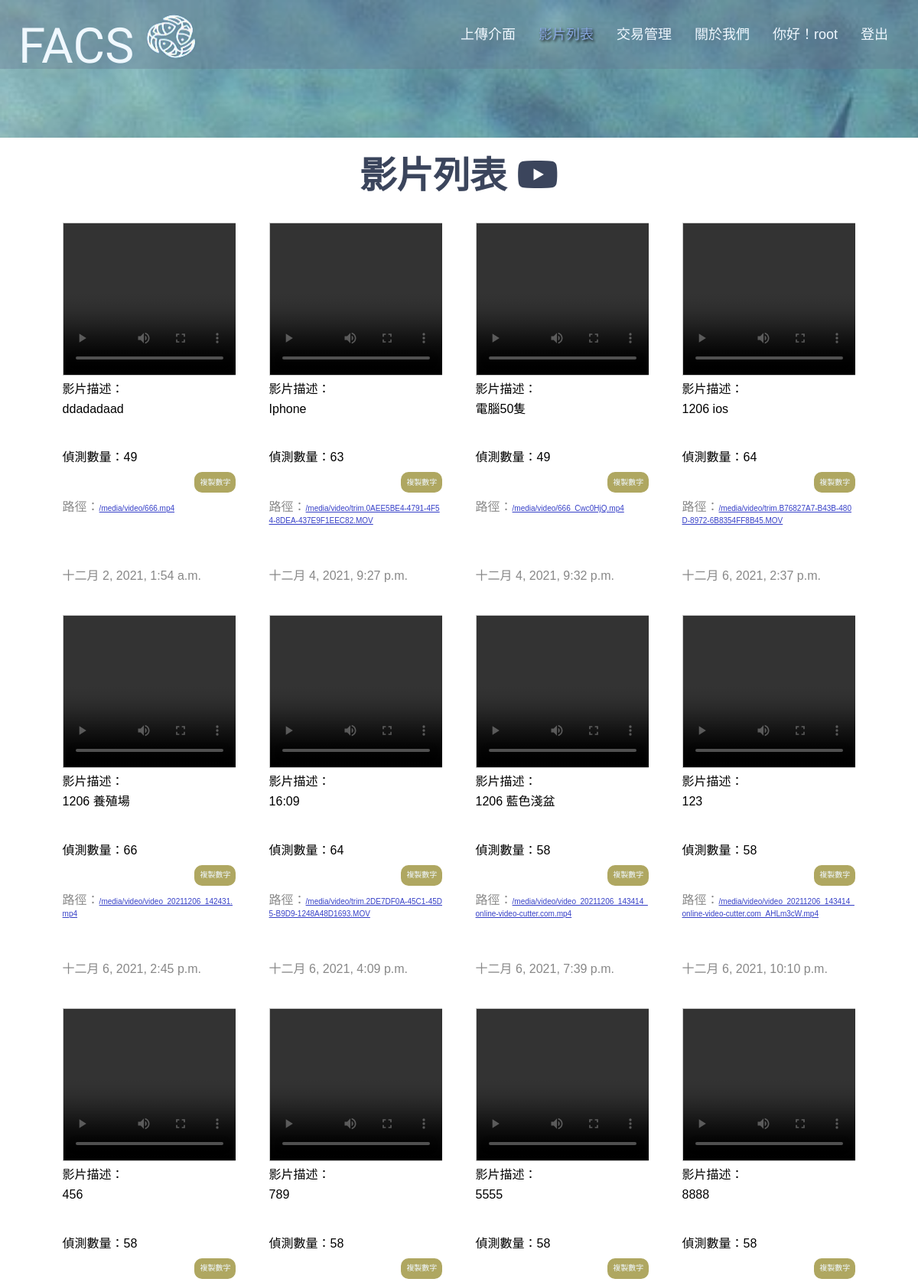
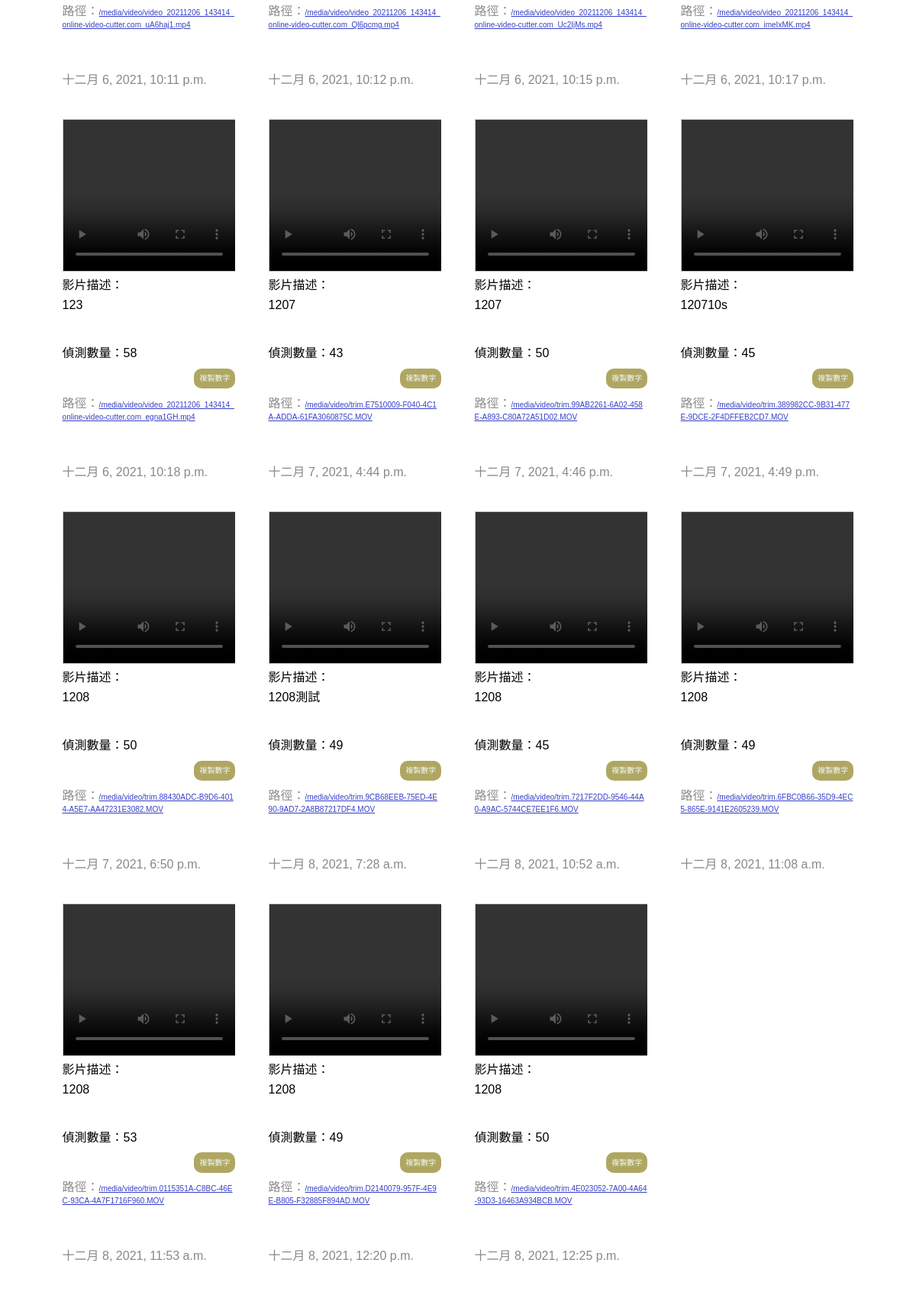
The page /videos/ (signed in, upper part) on the database its author committed (2 pictures, top to bottom).
### fish_app/models.py (models this page shows, shortened)
class Video(models.Model):
    caption=models.CharField(max_length=100)
    video=models.FileField(upload_to="video/")
    after_predict =models.FileField(upload_to='predict_video/',blank=True)
    quantity = models.IntegerField(blank=False, default=0)
    date = models.DateTimeField(auto_now_add=True)
    user = models.ForeignKey(User, on_delete=models.CASCADE, null=False)

### fish_app/views.py (the view)
# urls.py: path('videos/', ListVideo.as_view(), name='videos'),
class ListVideo(APIView):
    renderer_classes = [TemplateHTMLRenderer]
    template_name = "video_list.html"
    def get(self, request):
        if request.user.id != None:
            u = request.user
            all = Video.objects.all()
            queryset = all.filter(user=u)
            return Response({'videos': queryset})
        else:
            return redirect('/login/')

### templates/video_list.html (shortened to what this page needs)
{% load rest_framework %} {% load static %}
<!DOCTYPE html>
<html lang="en">
  <head>
    <link href="{% static "css/style05.css" %}" rel="stylesheet" type="text/css"
    />
    <link href="{% static "css/myCss.css" %}" rel="stylesheet" type="text/css"
    />
  </head>
  <body>
    <div class="wrap">
      <div class="header videos-head-bg5" id="top">
        <div class="nav">
          <div class="nav-left">
            <a href="/">
              <h2>FACS</h2>
              <img src="{% static 'logo.png' %}" alt="" />
            </a>
          </div>
          <ul class="menu">
            <li><a href="/upload">上傳介面</a></li>
            <li>
              <a href="/videos/" class="in-menu"
                >影片列表</a
              >
            </li>
            <li><a href="/trade">交易管理</a></li>
            <li><a href="/about">關於我們</a></li>
            <li>
              <a href="/profile"
                ><span data-descr="查看資料">你好！{{ user.username }}</span></a
              >
            </li>
            <li><a href="{% url 'logout' %}">登出</a></li>
          </ul>
        </div>
        <div class="head"></div>
      </div>
      <div class="videos-contain">
        <h2>影片列表 <i class="fa fa-youtube-play" aria-hidden="true"></i></h2>
        <ul>
          {% for video in videos %}
          <li>
            <div class="videos-list">
              <video
                controls="controls"
                name="media"
                width="100%"
                height="100%"
              >
                {% if video.after_predict.url != none %}
                <source src="{{ video.after_predict.url }}" type="video/mp4" />
                {% else %}
                <source src="{{ video.video.url }}" type="video/mp4" />
                {% endif %}
              </video>
            </div>
            <p>影片描述：</p>
            <p style="height:40pt;">{{ video.caption }}</p>
            {% if video.after_predict.url != none %}
                <p id="num">偵測數量：{{ video.quantity }}</p>
            {% else %}
                <p id="num">未偵測到魚苗，請等待辨識完成，若已完成請重試</p>
            {% endif %}
            <div class="login-button-box">
              <a href="{% url 'orderquantity'  quantity=video.quantity %}" class="submit-button" style="padding:5px;height:20pt;display: flex;align-items: center;">複製數字</a>
            </div>
            <p class="videos-contain-p-888" style="height:60pt;word-break: break-all;">
              路徑：<a
                href="{{ video.video.url }}"
                target="_blank"
                style="color: rgb(53, 63, 199)"
                >{{ video.video.url }}</a
              >
            </p>
            <p class="videos-contain-p-888">{{ video.date }}</p>
          </li>
          {% endfor %}
        </ul>
      </div>
    </div>
  </body>
</html>

### static/css/style05.css (style rules this page uses)
html, body, div, span, applet, object, iframe, h1, h2, h3, h4, h5, h6, p, blockquote, pre, a, abbr, acronym, address, big, cite, code, del, dfn, em, img, ins, kbd, q, s, samp, small, strike, strong, sub, sup, tt, var, b, u, i, center, dl, dt, dd, ol, ul, li, fieldset, form, label, legend, table, caption, tbody, tfoot, thead, tr, th, td, article, aside, canvas, details, embed, figure, figcaption, footer, header, hgroup, menu, nav, output, ruby, section, summary, time, mark, audio, video { margin: 0; padding: 0; border: 0; font-size: 100%; font: inherit; vertical-align: baseline; }
body { line-height: 1; }
ol, ul { list-style: none; }
*, *::before, *::after { box-sizing: border-box; }
.wrap { margin: 0 auto; }
.header { height: 350px; }
.nav-left a { display: flex; }
.nav-left img { padding: 10px 0 10px 0px; }
.nav { height: 90px; background-color: #65748f59; display: flex; justify-content: space-between; }
.nav ul { display: flex; margin-right: 2%; align-items: center; }
.nav li { margin-right: 15px; margin-left: 15px; }
.nav a { font-size: 18px; color: aliceblue; text-decoration: none; font-family: "Noto Sans TC", sans-serif; }
.nav .in-menu { color: rgb(136, 167, 223); text-shadow: black 0.1em 0.1em 0.2em; border-bottom: 2px rgba(48, 91, 172, 0) solid; padding-bottom: 5px; }
.nav-left { display: flex; padding-left: 2%; align-items: center; }
.nav-left h2 { color: aliceblue; font-size: 64px; margin-right: 5%; margin-top: 14%; font-family: "Ramaraja", serif; }
.head { color: aliceblue; font-family: "Noto Sans TC", sans-serif; padding: 50px 0px 0px 15%; }
.login-button-box { display: flex; justify-content: flex-end; margin-top: 5%; margin-bottom: 5%; }
span[data-descr] { position: relative; }
.videos-head-bg5 { background-image: url(../images/cover5.jpg); background-color: #ffffff; background-repeat: no-repeat; background-position: top; background-size: cover; background-position: 50% 60%; height: 180px; background-attachment: fixed; }
.videos-contain, .order-list-contain ,.chart-contain { background-color: #ffffff; padding: 2% 5%; font-family: "Noto Sans TC", sans-serif; }
.videos-contain h2, .order-list-contain h2,.chart-contain h2 { font-size: 48px; text-align: center; margin-bottom: 15px; font-weight: 700; color: #3b455c; }
.videos-contain ul { display: flex; flex-wrap: wrap; align-items: center; justify-content: flex-start; }
.videos-contain li { width: 23%; margin: 1% 1%; padding: 1%; }
.videos-contain p { color: #000000; margin-top: 10px; }
.videos-contain .videos-contain-p-888 { color: #888888; }
.videos-contain a { font-size: 10px; }
.videos-list { height: 200px; border: 1px rgba(32, 32, 32, 0.24) solid; margin-bottom: 10px; }

### static/css/myCss.css (style rules this page uses)
.submit-button { font-family: "Noto Sans TC", sans-serif; letter-spacing: 0px; background-color: #afa761; border-radius: 10px; border: 2px #afa761 solid; display: inline-block; color: aliceblue; font-size: 16px; cursor: pointer; text-decoration: none; text-align: center; margin: 0 0% 0 3%; font-weight: 500; }
span[data-descr] { position: relative; }

### rows shown on the page
Video: caption "ddadadaad", quantity "49", video "/media/video/666.mp4", date "十二月 2, 2021, 1:54 a.m."
Video: caption "Iphone", quantity "63", video "/media/video/trim.0AEE5BE4-4791-4F54-8DEA-437E9F1EEC82.MOV", date "十二月 4, 2021, 9:27 p.m."
Video: caption "電腦50隻", quantity "49", video "/media/video/666_Cwc0HjQ.mp4", date "十二月 4, 2021, 9:32 p.m."
Video: caption "1206 ios", quantity "64", video "/media/video/trim.B76827A7-B43B-480D-8972-6B8354FF8B45.MOV", date "十二月 6, 2021, 2:37 p.m."
Video: caption "1206 養殖場", quantity "66", video "/media/video/video_20211206_142431.mp4", date "十二月 6, 2021, 2:45 p.m."
Video: caption "16:09", quantity "64", video "/media/video/trim.2DE7DF0A-45C1-45D5-B9D9-1248A48D1693.MOV", date "十二月 6, 2021, 4:09 p.m."
Video: caption "1206 藍色淺盆", quantity "58", video "/media/video/video_20211206_143414_online-video-cutter.com.mp4", date "十二月 6, 2021, 7:39 p.m."
Video: caption "123", quantity "58", video "/media/video/video_20211206_143414_online-video-cutter.com_AHLm3cW.mp4", date "十二月 6, 2021, 10:10 p.m."
Video: caption "456", quantity "58", video "/media/video/video_20211206_143414_online-video-cutter.com_uA6haj1.mp4", date "十二月 6, 2021, 10:11 p.m."
Video: caption "789", quantity "58", video "/media/video/video_20211206_143414_online-video-cutter.com_Ql6pcmg.mp4", date "十二月 6, 2021, 10:12 p.m."
Video: caption "5555", quantity "58", video "/media/video/video_20211206_143414_online-video-cutter.com_Uc2IjMs.mp4", date "十二月 6, 2021, 10:15 p.m."
Video: caption "8888", quantity "58", video "/media/video/video_20211206_143414_online-video-cutter.com_imeIxMK.mp4", date "十二月 6, 2021, 10:17 p.m."
Video: caption "123", quantity "58", video "/media/video/video_20211206_143414_online-video-cutter.com_egna1GH.mp4", date "十二月 6, 2021, 10:18 p.m."
Video: caption "1207", quantity "43", video "/media/video/trim.E7510009-F040-4C1A-ADDA-61FA3060875C.MOV", date "十二月 7, 2021, 4:44 p.m."
Video: caption "1207", quantity "50", video "/media/video/trim.99AB2261-6A02-458E-A893-C80A72A51D02.MOV", date "十二月 7, 2021, 4:46 p.m."
Video: caption "120710s", quantity "45", video "/media/video/trim.389982CC-9B31-477E-9DCE-2F4DFFEB2CD7.MOV", date "十二月 7, 2021, 4:49 p.m."
Video: caption "1208", quantity "50", video "/media/video/trim.88430ADC-B9D6-4014-A5E7-AA47231E3082.MOV", date "十二月 7, 2021, 6:50 p.m."
Video: caption "1208測試", quantity "49", video "/media/video/trim.9CB68EEB-75ED-4E90-9AD7-2A8B87217DF4.MOV", date "十二月 8, 2021, 7:28 a.m."
Video: caption "1208", quantity "45", video "/media/video/trim.7217F2DD-9546-44A0-A9AC-5744CE7EE1F6.MOV", date "十二月 8, 2021, 10:52 a.m."
Video: caption "1208", quantity "49", video "/media/video/trim.6FBC0B66-35D9-4EC5-865E-9141E2605239.MOV", date "十二月 8, 2021, 11:08 a.m."
Video: caption "1208", quantity "53", video "/media/video/trim.0115351A-C8BC-46EC-93CA-4A7F1716F960.MOV", date "十二月 8, 2021, 11:53 a.m."
Video: caption "1208", quantity "49", video "/media/video/trim.D2140079-957F-4E9E-B805-F32885F894AD.MOV", date "十二月 8, 2021, 12:20 p.m."
Video: caption "1208", quantity "50", video "/media/video/trim.4E023052-7A00-4A64-93D3-16463A934BCB.MOV", date "十二月 8, 2021, 12:25 p.m."

### other values the page prints
{{ user.username }} "root"
